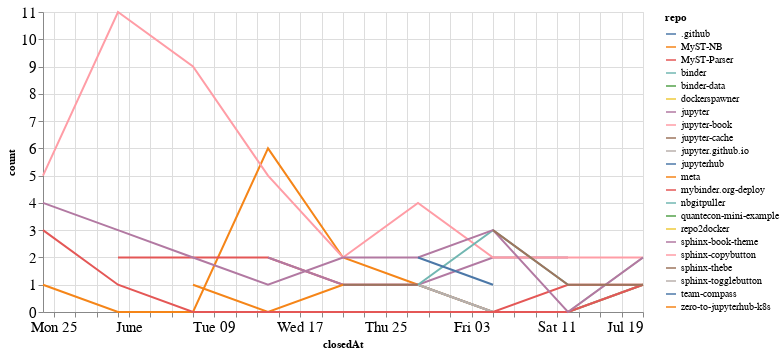

This figure's notebook cell:
### Code cell
closed_by_time = closed_by.groupby('repo').resample('W', on='closedAt').count()['author'].reset_index()
closed_by_time = closed_by_time.rename(columns={'author': 'count'})

alt.Chart(closed_by_time, width=600).mark_line().encode(
    x='closedAt',
    y='count',
    color='repo',
    tooltip="repo"
)

### Figure 1 — Vega-Lite specification as saved in the notebook (floating-point values rounded to 4 significant figures)
{"config": {"axisLeft": {"labelFontSize": 15}, "axisBottom": {"labelFontSize": 15}}, "data": {"name": "data-2b2288c4c5c0309d15d0e5c7fb979e51"}, "mark": "line", "encoding": {"color": {"type": "nominal", "field": "repo"}, "tooltip": {"type": "nominal", "field": "repo"}, "x": {"type": "temporal", "field": "closedAt"}, "y": {"type": "quantitative", "field": "count"}}, "width": 600, "$schema": "https://vega.github.io/schema/vega-lite/v4.8.1.json", "datasets": {"data-2b2288c4c5c0309d15d0e5c7fb979e51": [{"repo": ".github", "closedAt": "2020-07-05T00:00:00", "count": 1}, {"repo": "MyST-NB", "closedAt": "2020-05-24T00:00:00", "count": 1}, {"repo": "MyST-NB", "closedAt": "2020-05-31T00:00:00", "count": 0}, {"repo": "MyST-NB", "closedAt": "2020-06-07T00:00:00", "count": 0}, {"repo": "MyST-NB", "closedAt": "2020-06-14T00:00:00", "count": 6}, {"repo": "MyST-NB", "closedAt": "2020-06-21T00:00:00", "count": 2}, {"repo": "MyST-NB", "closedAt": "2020-06-28T00:00:00", "count": 1}, {"repo": "MyST-NB", "closedAt": "2020-07-05T00:00:00", "count": 0}, {"repo": "MyST-NB", "closedAt": "2020-07-12T00:00:00", "count": 0}, {"repo": "MyST-NB", "closedAt": "2020-07-19T00:00:00", "count": 1}, {"repo": "MyST-Parser", "closedAt": "2020-05-31T00:00:00", "count": 2}, {"repo": "MyST-Parser", "closedAt": "2020-06-07T00:00:00", "count": 2}, {"repo": "MyST-Parser", "closedAt": "2020-06-14T00:00:00", "count": 2}, {"repo": "MyST-Parser", "closedAt": "2020-06-21T00:00:00", "count": 1}, {"repo": "MyST-Parser", "closedAt": "2020-06-28T00:00:00", "count": 1}, {"repo": "MyST-Parser", "closedAt": "2020-07-05T00:00:00", "count": 0}, {"repo": "MyST-Parser", "closedAt": "2020-07-12T00:00:00", "count": 1}, {"repo": "MyST-Parser", "closedAt": "2020-07-19T00:00:00", "count": 1}, {"repo": "binder", "closedAt": "2020-06-28T00:00:00", "count": 1}, {"repo": "binder", "closedAt": "2020-07-05T00:00:00", "count": 0}, {"repo": "binder", "closedAt": "2020-07-12T00:00:00", "count": 0}, {"repo": "binder", "closedAt": "2020-07-19T00:00:00", "count": 1}, {"repo": "binder-data", "closedAt": "2020-06-21T00:00:00", "count": 1}, {"repo": "dockerspawner", "closedAt": "2020-06-28T00:00:00", "count": 2}, {"repo": "jupyter", "closedAt": "2020-06-14T00:00:00", "count": 2}, {"repo": "jupyter", "closedAt": "2020-06-21T00:00:00", "count": 1}, {"repo": "jupyter", "closedAt": "2020-06-28T00:00:00", "count": 1}, {"repo": "jupyter", "closedAt": "2020-07-05T00:00:00", "count": 2}, {"repo": "jupyter", "closedAt": "2020-07-12T00:00:00", "count": 2}, {"repo": "jupyter-book", "closedAt": "2020-05-24T00:00:00", "count": 5}, {"repo": "jupyter-book", "closedAt": "2020-05-31T00:00:00", "count": 11}, {"repo": "jupyter-book", "closedAt": "2020-06-07T00:00:00", "count": 9}, {"repo": "jupyter-book", "closedAt": "2020-06-14T00:00:00", "count": 5}, {"repo": "jupyter-book", "closedAt": "2020-06-21T00:00:00", "count": 2}, {"repo": "jupyter-book", "closedAt": "2020-06-28T00:00:00", "count": 4}, {"repo": "jupyter-book", "closedAt": "2020-07-05T00:00:00", "count": 2}, {"repo": "jupyter-book", "closedAt": "2020-07-12T00:00:00", "count": 2}, {"repo": "jupyter-book", "closedAt": "2020-07-19T00:00:00", "count": 2}, {"repo": "jupyter-cache", "closedAt": "2020-06-21T00:00:00", "count": 1}, {"repo": "jupyter-cache", "closedAt": "2020-06-28T00:00:00", "count": 1}, {"repo": "jupyter.github.io", "closedAt": "2020-06-28T00:00:00", "count": 1}, {"repo": "jupyter.github.io", "closedAt": "2020-07-05T00:00:00", "count": 0}, {"repo": "jupyter.github.io", "closedAt": "2020-07-12T00:00:00", "count": 0}, {"repo": "jupyter.github.io", "closedAt": "2020-07-19T00:00:00", "count": 2}, {"repo": "jupyterhub", "closedAt": "2020-07-12T00:00:00", "count": 1}, {"repo": "meta", "closedAt": "2020-06-07T00:00:00", "count": 1}, {"repo": "meta", "closedAt": "2020-06-14T00:00:00", "count": 0}, {"repo": "meta", "closedAt": "2020-06-21T00:00:00", "count": 1}, {"repo": "mybinder.org-deploy", "closedAt": "2020-05-24T00:00:00", "count": 3}, {"repo": "mybinder.org-deploy", "closedAt": "2020-05-31T00:00:00", "count": 1}, {"repo": "mybinder.org-deploy", "closedAt": "2020-06-07T00:00:00", "count": 0}, {"repo": "mybinder.org-deploy", "closedAt": "2020-06-14T00:00:00", "count": 0}, {"repo": "mybinder.org-deploy", "closedAt": "2020-06-21T00:00:00", "count": 0}, {"repo": "mybinder.org-deploy", "closedAt": "2020-06-28T00:00:00", "count": 0}, {"repo": "mybinder.org-deploy", "closedAt": "2020-07-05T00:00:00", "count": 0}, {"repo": "mybinder.org-deploy", "closedAt": "2020-07-12T00:00:00", "count": 0}, {"repo": "mybinder.org-deploy", "closedAt": "2020-07-19T00:00:00", "count": 1}, {"repo": "nbgitpuller", "closedAt": "2020-06-28T00:00:00", "count": 1}, {"repo": "nbgitpuller", "closedAt": "2020-07-05T00:00:00", "count": 3}, {"repo": "nbgitpuller", "closedAt": "2020-07-12T00:00:00", "count": 1}, {"repo": "quantecon-mini-example", "closedAt": "2020-06-21T00:00:00", "count": 1}, {"repo": "repo2docker", "closedAt": "2020-06-14T00:00:00", "count": 1}, {"repo": "sphinx-book-theme", "closedAt": "2020-05-24T00:00:00", "count": 4}, {"repo": "sphinx-book-theme", "closedAt": "2020-05-31T00:00:00", "count": 3}, {"repo": "sphinx-book-theme", "closedAt": "2020-06-07T00:00:00", "count": 2}, {"repo": "sphinx-book-theme", "closedAt": "2020-06-14T00:00:00", "count": 1}, {"repo": "sphinx-book-theme", "closedAt": "2020-06-21T00:00:00", "count": 2}, {"repo": "sphinx-book-theme", "closedAt": "2020-06-28T00:00:00", "count": 2}, {"repo": "sphinx-book-theme", "closedAt": "2020-07-05T00:00:00", "count": 3}, {"repo": "sphinx-book-theme", "closedAt": "2020-07-12T00:00:00", "count": 0}, {"repo": "sphinx-book-theme", "closedAt": "2020-07-19T00:00:00", "count": 2}, {"repo": "sphinx-copybutton", "closedAt": "2020-06-21T00:00:00", "count": 2}, {"repo": "sphinx-thebe", "closedAt": "2020-07-05T00:00:00", "count": 3}, {"repo": "sphinx-thebe", "closedAt": "2020-07-12T00:00:00", "count": 1}, {"repo": "sphinx-thebe", "closedAt": "2020-07-19T00:00:00", "count": 1}, {"repo": "sphinx-togglebutton", "closedAt": "2020-06-14T00:00:00", "count": 1}, {"repo": "team-compass", "closedAt": "2020-06-28T00:00:00", "count": 2}, {"repo": "team-compass", "closedAt": "2020-07-05T00:00:00", "count": 1}, {"repo": "zero-to-jupyterhub-k8s", "closedAt": "2020-07-05T00:00:00", "count": 1}]}}
